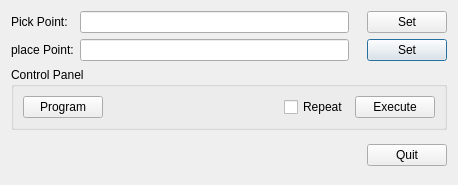
<?xml version="1.0" encoding="UTF-8"?>
<ui version="4.0">
 <class>PickAndPlaceDialog</class>
 <widget class="QDialog" name="PickAndPlaceDialog">
  <property name="geometry">
   <rect>
    <x>0</x>
    <y>0</y>
    <width>458</width>
    <height>185</height>
   </rect>
  </property>
  <property name="minimumSize">
   <size>
    <width>451</width>
    <height>185</height>
   </size>
  </property>
  <property name="windowTitle">
   <string>Dialog</string>
  </property>
  <layout class="QGridLayout" name="gridLayout">
   <item row="0" column="0">
    <widget class="QLabel" name="label">
     <property name="text">
      <string>Pick Point:</string>
     </property>
    </widget>
   </item>
   <item row="1" column="0">
    <widget class="QLabel" name="label_2">
     <property name="text">
      <string>place Point:</string>
     </property>
    </widget>
   </item>
   <item row="1" column="4">
    <widget class="QPushButton" name="pushButton_setplace">
     <property name="text">
      <string>Set</string>
     </property>
    </widget>
   </item>
   <item row="2" column="0" rowspan="2" colspan="5">
    <widget class="QGroupBox" name="groupBox_Control">
     <property name="sizePolicy">
      <sizepolicy hsizetype="Preferred" vsizetype="Fixed">
       <horstretch>0</horstretch>
       <verstretch>0</verstretch>
      </sizepolicy>
     </property>
     <property name="title">
      <string>Control Panel</string>
     </property>
     <layout class="QHBoxLayout" name="horizontalLayout">
      <item>
       <widget class="QPushButton" name="pushButton_Program">
        <property name="text">
         <string>Program</string>
        </property>
       </widget>
      </item>
      <item>
       <spacer name="horizontalSpacer">
        <property name="orientation">
         <enum>Qt::Horizontal</enum>
        </property>
        <property name="sizeHint" stdset="0">
         <size>
          <width>40</width>
          <height>20</height>
         </size>
        </property>
       </spacer>
      </item>
      <item>
       <widget class="QCheckBox" name="checkBox_Repeat">
        <property name="text">
         <string>Repeat</string>
        </property>
       </widget>
      </item>
      <item>
       <widget class="QPushButton" name="pushButton_execute">
        <property name="text">
         <string>Execute</string>
        </property>
       </widget>
      </item>
     </layout>
    </widget>
   </item>
   <item row="1" column="1">
    <widget class="QLineEdit" name="lineEdit_placepoint">
     <property name="readOnly">
      <bool>true</bool>
     </property>
    </widget>
   </item>
   <item row="0" column="4">
    <widget class="QPushButton" name="pushButton_setpick">
     <property name="text">
      <string>Set</string>
     </property>
    </widget>
   </item>
   <item row="0" column="1">
    <widget class="QLineEdit" name="lineEdit_pickpoint">
     <property name="readOnly">
      <bool>true</bool>
     </property>
    </widget>
   </item>
   <item row="4" column="4">
    <widget class="QPushButton" name="pushButton_quit">
     <property name="text">
      <string>Quit</string>
     </property>
    </widget>
   </item>
   <item row="4" column="1">
    <spacer name="verticalSpacer">
     <property name="orientation">
      <enum>Qt::Vertical</enum>
     </property>
     <property name="sizeHint" stdset="0">
      <size>
       <width>20</width>
       <height>40</height>
      </size>
     </property>
    </spacer>
   </item>
  </layout>
 </widget>
 <tabstops>
  <tabstop>lineEdit_pickpoint</tabstop>
  <tabstop>lineEdit_placepoint</tabstop>
  <tabstop>pushButton_setpick</tabstop>
  <tabstop>pushButton_setplace</tabstop>
  <tabstop>pushButton_Program</tabstop>
  <tabstop>checkBox_Repeat</tabstop>
  <tabstop>pushButton_execute</tabstop>
 </tabstops>
 <resources/>
 <connections>
  <connection>
   <sender>pushButton_quit</sender>
   <signal>clicked()</signal>
   <receiver>PickAndPlaceDialog</receiver>
   <slot>accept()</slot>
   <hints>
    <hint type="sourcelabel">
     <x>355</x>
     <y>165</y>
    </hint>
    <hint type="destinationlabel">
     <x>269</x>
     <y>166</y>
    </hint>
   </hints>
  </connection>
 </connections>
</ui>
